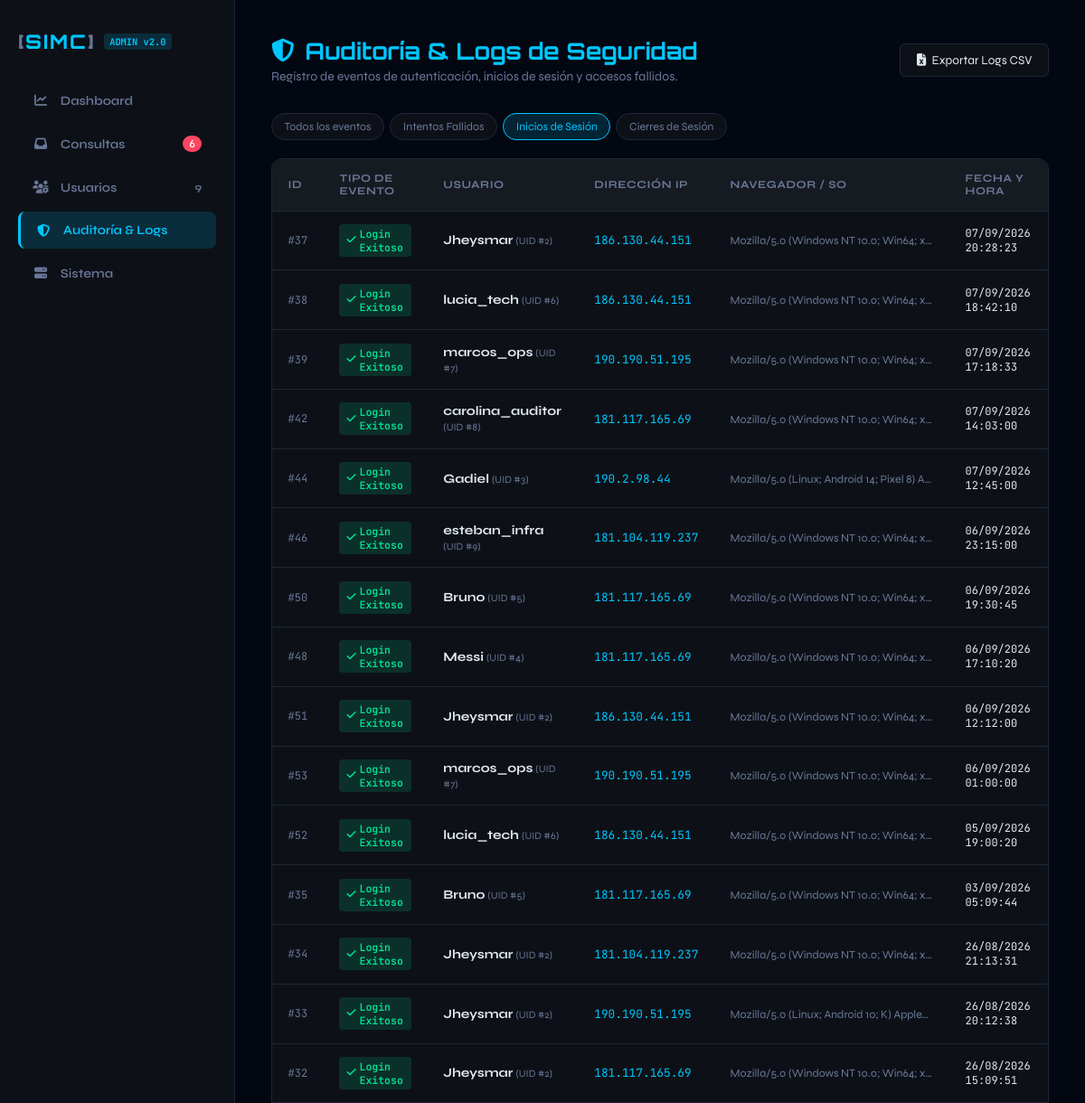
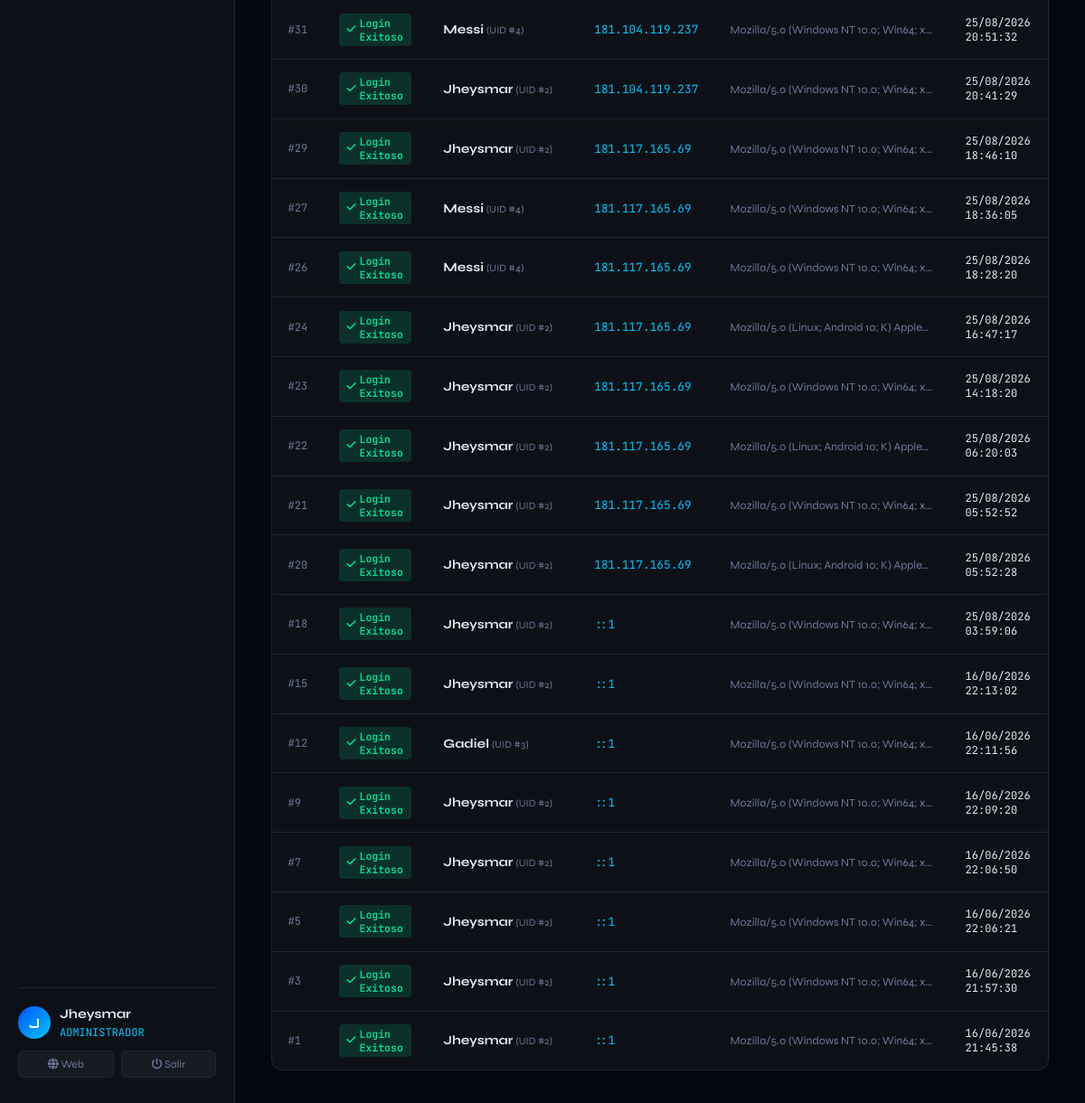
/admin/dashboard.php?tab=logs&filtro_log=login (signed in), run on the app's committed database (2 pictures, top to bottom).
### tables this page shows
CREATE TABLE `sesiones_log` (
  `id` int(11) NOT NULL AUTO_INCREMENT,
  `usuario_id` int(11) NOT NULL,
  `ip` varchar(45) DEFAULT NULL,
  `user_agent` varchar(255) DEFAULT NULL,
  `accion` enum('login','logout','login_fallido') NOT NULL,
  `creado_en` timestamp NOT NULL DEFAULT current_timestamp(),
  PRIMARY KEY (`id`),
  KEY `idx_ip_accion` (`ip`,`accion`,`creado_en`),
  KEY `fk_seslog_usuario` (`usuario_id`),
  CONSTRAINT `fk_seslog_usuario` FOREIGN KEY (`usuario_id`) REFERENCES `usuarios` (`id`) ON DELETE CASCADE
);

CREATE TABLE `usuarios` (
  `id` int(11) NOT NULL AUTO_INCREMENT,
  `username` varchar(40) NOT NULL,
  `email` varchar(120) NOT NULL,
  `password` varchar(255) NOT NULL,
  `rol` enum('admin','operador') NOT NULL DEFAULT 'operador',
  `activo` tinyint(1) NOT NULL DEFAULT 1,
  `ip_registro` varchar(45) DEFAULT NULL,
  `ultimo_login` datetime DEFAULT NULL,
  `creado_en` timestamp NOT NULL DEFAULT current_timestamp(),
  PRIMARY KEY (`id`),
  UNIQUE KEY `uq_username` (`username`),
  UNIQUE KEY `uq_email` (`email`)
);

### admin/php/data.php (called while the page is built, shortened)
<?php
$filtroLog = $_GET['filtro_log'] ?? 'todos';
$sqlLogs = "
    SELECT l.id, l.usuario_id, l.ip, l.user_agent, l.accion, l.creado_en, u.username
    FROM sesiones_log l
    LEFT JOIN usuarios u ON l.usuario_id = u.id
";
if ($filtroLog === 'login_fallido') {
    $sqlLogs .= "WHERE l.accion = 'login_fallido' ";
} elseif ($filtroLog === 'login') {
    $sqlLogs .= "WHERE l.accion = 'login' ";
} elseif ($filtroLog === 'logout') {
    $sqlLogs .= "WHERE l.accion = 'logout' ";
}
$sqlLogs .= "ORDER BY l.creado_en DESC LIMIT 100";
$listaLogs = $pdo->query($sqlLogs)->fetchAll();

### admin/views/tab-logs.php (the view, shortened to what this page needs)
<div class="top-header">
  <div>
    <h1 class="page-title"><i class="fas fa-shield-halved"></i> Auditoría &amp; Logs de Seguridad</h1>
    <p class="page-sub">Registro de eventos de autenticación, inicios de sesión y accesos fallidos.</p>
  </div>
  <div class="header-actions">
    <a href="dashboard.php?export=logs_csv" class="btn-outline">
      <i class="fas fa-file-excel"></i> Exportar Logs CSV
    </a>
  </div>
</div>
<div class="filter-bar">
  <div class="filter-pills">
    <a href="?tab=logs&filtro_log=todos" class="pill <?= $filtroLog === 'todos' ? 'active' : '' ?>">Todos los eventos</a>
    <a href="?tab=logs&filtro_log=login_fallido" class="pill <?= $filtroLog === 'login_fallido' ? 'active' : '' ?>">Intentos Fallidos</a>
    <a href="?tab=logs&filtro_log=login" class="pill <?= $filtroLog === 'login' ? 'active' : '' ?>">Inicios de Sesión</a>
    <a href="?tab=logs&filtro_log=logout" class="pill <?= $filtroLog === 'logout' ? 'active' : '' ?>">Cierres de Sesión</a>
  </div>
</div>
<?php if (empty($listaLogs)): ?>
  <div class="card empty-state">No se registraron eventos para este filtro.</div>
<?php else: ?>
  <div class="table-container">
    <table class="data-table">
      <thead>
        <tr>
          <th>ID</th>
          <th>Tipo de Evento</th>
          <th>Usuario</th>
          <th>Dirección IP</th>
          <th>Navegador / SO</th>
          <th>Fecha y Hora</th>
        </tr>
      </thead>
      <tbody>
        <?php foreach ($listaLogs as $l): ?>
          <tr>
            <td style="font-family:'JetBrains Mono', monospace; font-size:0.75rem; color:var(--muted)">#<?= $l['id'] ?></td>
            <td>
              <?php if ($l['accion'] === 'login'): ?>
                <span class="badge success"><i class="fas fa-check"></i> Login Exitoso</span>
              <?php elseif ($l['accion'] === 'login_fallido'): ?>
                <span class="badge danger"><i class="fas fa-triangle-exclamation"></i> Acceso Fallido</span>
              <?php elseif ($l['accion'] === 'logout'): ?>
                <span class="badge neutral"><i class="fas fa-power-off"></i> Logout</span>
              <?php else: ?>
                <span class="badge warning"><?= htmlspecialchars($l['accion']) ?></span>
              <?php endif; ?>
            </td>
            <td>
              <strong><?= htmlspecialchars($l['username'] ?? 'Anónimo / Desconocido') ?></strong>
              <?php if ($l['usuario_id']): ?>
                <span style="font-size:0.7rem; color:var(--muted)"> (UID #<?= $l['usuario_id'] ?>)</span>
              <?php endif; ?>
            </td>
            <td style="font-family:'JetBrains Mono', monospace; font-size:0.8rem; color:var(--accent)">
              <?= htmlspecialchars($l['ip']) ?>
            </td>
            <td style="max-width:260px; white-space:nowrap; overflow:hidden; text-overflow:ellipsis; font-size:0.78rem; color:var(--muted)" title="<?= htmlspecialchars($l['user_agent']) ?>">
              <?= htmlspecialchars($l['user_agent'] ?: 'N/A') ?>
            </td>
            <td style="font-family:'JetBrains Mono', monospace; font-size:0.75rem; color:var(--text)">
              <?= date('d/m/Y H:i:s', strtotime($l['creado_en'])) ?>
            </td>
          </tr>
        <?php endforeach; ?>
      </tbody>
    </table>
  </div>
<?php endif; ?>

### admin/css/admin.css (style rules this page uses)
*, *::before, *::after { box-sizing: border-box; margin: 0; padding: 0; }
:root { --bg: #030712; --surface: #0d1117; --surface-2: #161b22; --surface-3: #21262d; --border: #1e2736; --border-glow: rgba(0, 198, 255, 0.3); --accent: #00c6ff; --accent-glow: rgba(0, 198, 255, 0.15); --accent2: #0052ff; --text: #e2e8f0; --muted: #6b7799; --danger: #ff4560; --success: #00e396; --warning: #f4a261; --radius: 12px; --radius-sm: 6px; }
body { background: var(--bg); color: var(--text); font-family: 'Syne', sans-serif; min-height: 100vh; display: flex; }
.top-header { display: flex; align-items: center; justify-content: space-between; margin-bottom: 2rem; flex-wrap: wrap; gap: 1rem; }
.page-title { font-family: 'Orbitron', sans-serif; font-size: 1.6rem; color: var(--accent); display: flex; align-items: center; gap: 12px; }
.page-sub { color: var(--muted); font-size: 0.88rem; margin-top: 4px; }
.header-actions { display: flex; align-items: center; gap: 10px; flex-wrap: wrap; }
.btn-outline { background: var(--surface); color: var(--text); border: 1px solid var(--border); padding: 0.55rem 1.1rem; border-radius: var(--radius-sm); text-decoration: none; font-size: 0.85rem; cursor: pointer; display: inline-flex; align-items: center; gap: 0.4rem; transition: all 0.2s; }
.table-container { width: 100%; overflow-x: auto; border: 1px solid var(--border); border-radius: var(--radius); background: var(--surface); }
.data-table { width: 100%; border-collapse: collapse; text-align: left; font-size: 0.88rem; }
.data-table th { background: var(--surface-2); padding: 0.9rem 1.1rem; color: var(--muted); font-size: 0.75rem; text-transform: uppercase; letter-spacing: 0.05em; border-bottom: 1px solid var(--border); }
.data-table td { padding: 0.9rem 1.1rem; border-bottom: 1px solid var(--border); vertical-align: middle; }
.data-table tr:last-child td { border-bottom: none; }
.badge { display: inline-flex; align-items: center; gap: 4px; padding: 3px 8px; border-radius: 4px; font-size: 0.72rem; font-family: 'JetBrains Mono', monospace; font-weight: 600; }
.badge.success { background: rgba(0, 227, 150, 0.15); color: var(--success); }
.filter-bar { display: flex; align-items: center; justify-content: space-between; gap: 1rem; margin-bottom: 1.25rem; flex-wrap: wrap; }
.filter-pills { display: flex; gap: 6px; }
.pill { padding: 0.4rem 0.85rem; border-radius: 99px; font-size: 0.78rem; background: var(--surface); border: 1px solid var(--border); color: var(--muted); text-decoration: none; transition: all 0.2s; }
.pill:hover, .pill.active { background: var(--accent-glow); color: var(--accent); border-color: var(--accent); }

### data on the page
sesiones_log: id "37", accion "login" (drawn), usuario.username "Jheysmar", usuario "2", ip "186.130.44.151", user_agent "Mozilla/5.0 (Windows NT 10.0; Win64; x…", creado_en "07/09/2026 20:28:23"
sesiones_log: id "38", accion "login" (drawn), usuario.username "lucia_tech", usuario "6", ip "186.130.44.151", user_agent "Mozilla/5.0 (Windows NT 10.0; Win64; x…", creado_en "07/09/2026 18:42:10"
sesiones_log: id "39", accion "login" (drawn), usuario.username "marcos_ops", usuario "7", ip "190.190.51.195", user_agent "Mozilla/5.0 (Windows NT 10.0; Win64; x…", creado_en "07/09/2026 17:18:33"
sesiones_log: id "42", accion "login" (drawn), usuario.username "carolina_auditor", usuario "8", ip "181.117.165.69", user_agent "Mozilla/5.0 (Windows NT 10.0; Win64; x…", creado_en "07/09/2026 14:03:00"
sesiones_log: id "44", accion "login" (drawn), usuario.username "Gadiel", usuario "3", ip "190.2.98.44", user_agent "Mozilla/5.0 (Linux; Android 14; Pixel 8) A…", creado_en "07/09/2026 12:45:00"
sesiones_log: id "46", accion "login" (drawn), usuario.username "esteban_infra", usuario "9", ip "181.104.119.237", user_agent "Mozilla/5.0 (Windows NT 10.0; Win64; x…", creado_en "06/09/2026 23:15:00"
sesiones_log: id "50", accion "login" (drawn), usuario.username "Bruno", usuario "5", ip "181.117.165.69", user_agent "Mozilla/5.0 (Windows NT 10.0; Win64; x…", creado_en "06/09/2026 19:30:45"
sesiones_log: id "48", accion "login" (drawn), usuario.username "Messi", usuario "4", ip "181.117.165.69", user_agent "Mozilla/5.0 (Windows NT 10.0; Win64; x…", creado_en "06/09/2026 17:10:20"
sesiones_log: id "51", accion "login" (drawn), usuario.username "Jheysmar", usuario "2", ip "186.130.44.151", user_agent "Mozilla/5.0 (Windows NT 10.0; Win64; x…", creado_en "06/09/2026 12:12:00"
sesiones_log: id "53", accion "login" (drawn), usuario.username "marcos_ops", usuario "7", ip "190.190.51.195", user_agent "Mozilla/5.0 (Windows NT 10.0; Win64; x…", creado_en "06/09/2026 01:00:00"
sesiones_log: id "52", accion "login" (drawn), usuario.username "lucia_tech", usuario "6", ip "186.130.44.151", user_agent "Mozilla/5.0 (Windows NT 10.0; Win64; x…", creado_en "05/09/2026 19:00:20"
sesiones_log: id "35", accion "login" (drawn), usuario.username "Bruno", usuario "5", ip "181.117.165.69", user_agent "Mozilla/5.0 (Windows NT 10.0; Win64; x…", creado_en "03/09/2026 05:09:44"
sesiones_log: id "34", accion "login" (drawn), usuario.username "Jheysmar", usuario "2", ip "181.104.119.237", user_agent "Mozilla/5.0 (Windows NT 10.0; Win64; x…", creado_en "26/08/2026 21:13:31"
sesiones_log: id "33", accion "login" (drawn), usuario.username "Jheysmar", usuario "2", ip "190.190.51.195", user_agent "Mozilla/5.0 (Linux; Android 10; K) Apple…", creado_en "26/08/2026 20:12:38"
sesiones_log: id "32", accion "login" (drawn), usuario.username "Jheysmar", usuario "2", ip "181.117.165.69", user_agent "Mozilla/5.0 (Windows NT 10.0; Win64; x…", creado_en "26/08/2026 15:09:51"
sesiones_log: id "31", accion "login" (drawn), usuario.username "Messi", usuario "4", ip "181.104.119.237", user_agent "Mozilla/5.0 (Windows NT 10.0; Win64; x…", creado_en "25/08/2026 20:51:32"
sesiones_log: id "30", accion "login" (drawn), usuario.username "Jheysmar", usuario "2", ip "181.104.119.237", user_agent "Mozilla/5.0 (Windows NT 10.0; Win64; x…", creado_en "25/08/2026 20:41:29"
sesiones_log: id "29", accion "login" (drawn), usuario.username "Jheysmar", usuario "2", ip "181.117.165.69", user_agent "Mozilla/5.0 (Windows NT 10.0; Win64; x…", creado_en "25/08/2026 18:46:10"
sesiones_log: id "27", accion "login" (drawn), usuario.username "Messi", usuario "4", ip "181.117.165.69", user_agent "Mozilla/5.0 (Windows NT 10.0; Win64; x…", creado_en "25/08/2026 18:36:05"
sesiones_log: id "26", accion "login" (drawn), usuario.username "Messi", usuario "4", ip "181.117.165.69", user_agent "Mozilla/5.0 (Windows NT 10.0; Win64; x…", creado_en "25/08/2026 18:28:20"
sesiones_log: id "24", accion "login" (drawn), usuario.username "Jheysmar", usuario "2", ip "181.117.165.69", user_agent "Mozilla/5.0 (Linux; Android 10; K) Apple…", creado_en "25/08/2026 16:47:17"
sesiones_log: id "23", accion "login" (drawn), usuario.username "Jheysmar", usuario "2", ip "181.117.165.69", user_agent "Mozilla/5.0 (Windows NT 10.0; Win64; x…", creado_en "25/08/2026 14:18:20"
sesiones_log: id "22", accion "login" (drawn), usuario.username "Jheysmar", usuario "2", ip "181.117.165.69", user_agent "Mozilla/5.0 (Linux; Android 10; K) Apple…", creado_en "25/08/2026 06:20:03"
sesiones_log: id "21", accion "login" (drawn), usuario.username "Jheysmar", usuario "2", ip "181.117.165.69", user_agent "Mozilla/5.0 (Windows NT 10.0; Win64; x…", creado_en "25/08/2026 05:52:52"
sesiones_log: id "20", accion "login" (drawn), usuario.username "Jheysmar", usuario "2", ip "181.117.165.69", user_agent "Mozilla/5.0 (Linux; Android 10; K) Apple…", creado_en "25/08/2026 05:52:28"
sesiones_log: id "18", accion "login" (drawn), usuario.username "Jheysmar", usuario "2", ip "::1", user_agent "Mozilla/5.0 (Windows NT 10.0; Win64; x…", creado_en "25/08/2026 03:59:06"
sesiones_log: id "15", accion "login" (drawn), usuario.username "Jheysmar", usuario "2", ip "::1", user_agent "Mozilla/5.0 (Windows NT 10.0; Win64; x…", creado_en "16/06/2026 22:13:02"
sesiones_log: id "12", accion "login" (drawn), usuario.username "Gadiel", usuario "3", ip "::1", user_agent "Mozilla/5.0 (Windows NT 10.0; Win64; x…", creado_en "16/06/2026 22:11:56"
sesiones_log: id "9", accion "login" (drawn), usuario.username "Jheysmar", usuario "2", ip "::1", user_agent "Mozilla/5.0 (Windows NT 10.0; Win64; x…", creado_en "16/06/2026 22:09:20"
sesiones_log: id "7", accion "login" (drawn), usuario.username "Jheysmar", usuario "2", ip "::1", user_agent "Mozilla/5.0 (Windows NT 10.0; Win64; x…", creado_en "16/06/2026 22:06:50"
sesiones_log: id "5", accion "login" (drawn), usuario.username "Jheysmar", usuario "2", ip "::1", user_agent "Mozilla/5.0 (Windows NT 10.0; Win64; x…", creado_en "16/06/2026 22:06:21"
sesiones_log: id "3", accion "login" (drawn), usuario.username "Jheysmar", usuario "2", ip "::1", user_agent "Mozilla/5.0 (Windows NT 10.0; Win64; x…", creado_en "16/06/2026 21:57:30"
sesiones_log: id "1", accion "login" (drawn), usuario.username "Jheysmar", usuario "2", ip "::1", user_agent "Mozilla/5.0 (Windows NT 10.0; Win64; x…", creado_en "16/06/2026 21:45:38"

### other printed values
$sinLeer "6"
$totalUsuarios "9"
substr($_SESSION['username'], 0, 1) "J"
$_SESSION['username'] "Jheysmar"
